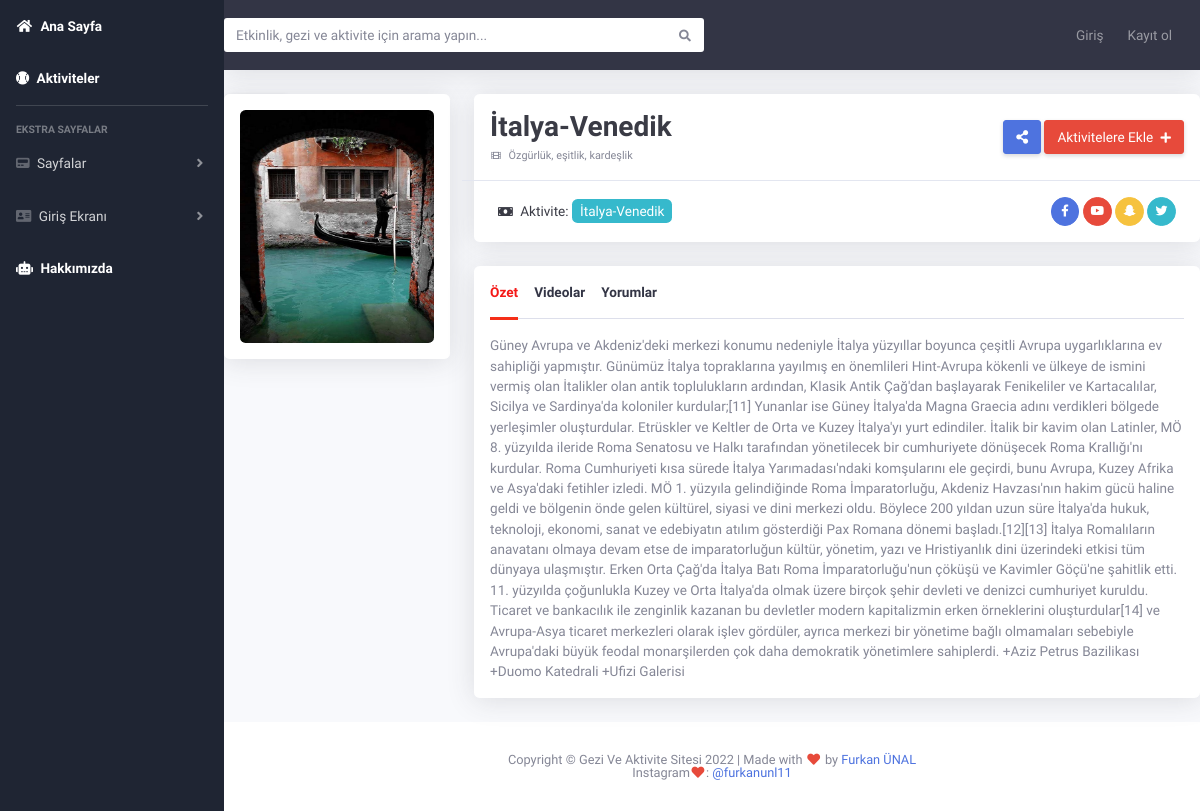
The page /gezidetay/italya-venedik on the database its author committed.
### geziler/models.py (models this page shows, shortened)
class Category(models.Model):
    STATUS = (
        ('True','Evet'),
        ('False',"Hayır")
    )
    id = models.AutoField(primary_key=True)
    title = models.CharField("Başlık",max_length=50, null=True)
    slug = models.CharField(max_length=50, null=True)
    description = models.TextField("Açıklama",validators= [MinLengthValidator(20)])
    image = models.CharField("Resim",max_length=50, null=True)
    created_at = models.DateTimeField(auto_now_add=True, null=True)
    updated_at = models.DateTimeField(auto_now=True, null=True)
    isActive = models.BooleanField(default=False)
    isHome = models.BooleanField(default=False)
    titleforhead = models.CharField("Kafa Başlığı", max_length=50,null=True)

### geziler/views.py (the view, shortened to what this page needs)
# urls.py: path("gezidetay/<slug:slug>", views.gezidetay, name="gezi-detay"),
def gezidetay(request , slug):
    gezi = get_object_or_404(Category, slug = slug)
    comment_form = CommentForm()
    return render(request, 'gezidetay.html', {
        "gezi": gezi,
        "videos": gezi.video_set.all(),
        "comments": gezi.comments.all().order_by("-date_added"),
        "comment_form": comment_form
    })

### geziler/forms.py
class CommentForm(forms.ModelForm):
    class Meta:
        numbers = (
            ('1','1 Yıldız'),
            ('2','2 Yıldız'),
            ('3','3 Yıldız'),
            ('4','4 Yıldız'),
            ('5','5 Yıldız'),
        )
        model = Comment
        fields = ['full_name','email','text','rating']
        labels = {
            "full_name":"Ad Soyad",
            "email":"Eposta",
            "text":"Yorum",
            "rating":"Puan"
        }
        widgets = {
            "full_name": widgets.TextInput(attrs={"class":"form-control"}),
            "email": widgets.EmailInput(attrs={"class":"form-control"}),
            "text": widgets.Textarea(attrs={"class":"form-control"}),
            "rating": widgets.Select(attrs={"class":"form-control custom-select"},choices=numbers),
        }

### geziler/templatetags/filters.py (called while the page is built)
@register.filter
def display_rating(rating_count):
    html = ""
    count = 5 - rating_count
    for i in range(rating_count):
        html += '<i class="fa fa-star active"></i>'
    for i in range(count):
        html += '<i class="fa fa-star"></i>'
    html += f'<span class="rounded bg-warning text-dark pl-1 pr-1">5/{rating_count}</span>'
    return html

### geziler/templates/gezidetay.html (shortened to what this page needs)
{% extends 'geziler/base.html' %}
{% load static %}
{% block page_title %} Gezilecek Yerler{% endblock  %} {% block content %}
<div id="wrapper">
  {% include 'include/_sidebar.html' %}
  <div id="content-wrapper" class="d-flex flex-column">
    <div id="content">
      {% include 'include/_topbar.html' %}
      <div class="row">
        <div class="col-xl-12 col-lg-12">
          <div class="cover-pic">
            <div
              class="position-absolute bg-white shadow-sm rounded text-center p-2 m-4 love-box"
            >
              <h6 class="text-gray-900 mb-0 font-weight-bold">
              </h6>
              <small class="text-muted">8,784</small>
            </div>
          </div>
        </div>
        <div class="col-xl-3 col-lg-3">
          <div class="bg-white p-3 widget shadow rounded mb-4">
            <img src="{% static 'img/'|add:gezi.image %}" class="img-fluid rounded" alt="..." />
          </div>
        </div>
        <div class="col-xl-9 col-lg-9">
          <div class="bg-white info-header shadow rounded mb-4">
            <div
              class="row d-flex align-items-center justify-content-between p-3 border-bottom"
            >
              <div class="col-lg-7 m-b-4">
                <h3 class="text-gray-900 mb-0 mt-0 font-weight-bold">
                 {{ gezi.title }}
                </h3>
                <p class="mb-0 text-gray-800">
                  <small class="text-muted"
                    ><i class="fas fa-film fa-fw fa-sm mr-1"></i>
                      {{ gezi.titleforhead }}
                    </small>
                </p>
              </div>
              <div class="col-lg-5 text-right">
                <a href="#" class="d-sm-inline-block btn btn-primary shadow-sm"
                  ><i class="fas fa-share-alt"></i
                ></a>
                <a href="#" class="d-sm-inline-block btn btn-danger shadow-sm">
                  Aktivitelere Ekle <i class="fas fa-plus fa-sm ml-1"></i
                ></a>
              </div>
            </div>
            <div
              class="row d-flex align-items-center justify-content-between py-3 px-4"
            >
              <div class="col-lg-6 m-b-4">
                <p class="mb-0 text-gray-900">
                  <i class="fas fa-money-bill fa-sm fa-fw mr-1"></i> Aktivite:
                  <span class="text-white rounded px-2 py-1 bg-info"
                    >
                    {{gezi.title}}
                    </span
                  >
                </p>
              </div>
              <div class="col-lg-6 text-right">
                <a href="#" class="btn btn-sm btn-primary btn-circle">
                  <i class="fab fa-facebook-f"></i>
                </a>
                <a href="#" class="btn btn-sm btn-danger btn-circle">
                  <i class="fab fa-youtube"></i>
                </a>
                <a href="#" class="btn btn-sm btn-warning btn-circle">
                  <i class="fab fa-snapchat-ghost"></i>
                </a>
                <a href="#" class="btn btn-sm btn-info btn-circle">
                  <i class="fab fa-twitter"></i>
                </a>
              </div>
            </div>
          </div>
          <div class="bg-white p-3 widget shadow rounded mb-4">
            <ul class="nav nav-tabs" id="myTab" role="tablist">
              <li class="nav-item">
                <a
                  class="nav-link active"
                  id="home-tab"
                  data-toggle="tab"
                  href="#home"
                  role="tab"
                  aria-controls="home"
                  aria-selected="true"
                  >Özet</a
                >
              </li>
              <li class="nav-item">
                <a
                  class="nav-link"
                  id="videos-tab"
                  data-toggle="tab"
                  href="#videos"
                  role="tab"
                  aria-controls="videos"
                  aria-selected="false"
                  >Videolar
                </a>
              </li>
              <li class="nav-item">
                <a class="nav-link"
                  id="contact-tab"
                  data-toggle="tab"
                  href="#contact"
                  role="tab"
                  aria-controls="contact"
                  aria-selected="false"
                  >Yorumlar</a>
              </li>
            </ul>
            <div class="tab-content" id="myTabContent">
              <div
                class="tab-pane fade show active"
                id="home"
                role="tabpanel"
                aria-labelledby="home-tab">
                {{gezi.description}}
              </div>
            </div>
          </div>
        </div>
      </div>
    </div>
    {% include 'include/_footer.html' %}
  </div>
</div>
{% endblock %}

### rows shown on the page
Category: image (picture), title "İtalya-Venedik", titleforhead "Özgürlük, eşitlik, kardeşlik", description "Güney Avrupa ve Akdeniz'deki merkezi konumu nedeniyle İtalya yüzyıllar boyunca çeşitli Avrupa uygarlıklarına ev sahipliği yapmıştır. Günümüz İtalya topraklarına yayılmış en önemlileri Hint-Avrupa kökenli ve ülkeye de ismini vermiş olan İtalikler olan antik toplulukların ardından, Klasik Antik Çağ'dan başlayarak Fenikeliler ve Kartacalılar, Sicilya ve Sardinya'da koloniler kurdular;[11] Yunanlar ise Güney İtalya'da Magna Graecia adını verdikleri bölgede yerleşimler oluşturdular. Etrüskler ve Keltler de Orta ve Kuzey İtalya'yı yurt edindiler. İtalik bir kavim olan Latinler, MÖ 8. yüzyılda ileride Roma Senatosu ve Halkı tarafından yönetilecek bir cumhuriyete dönüşecek Roma Krallığı'nı…"
